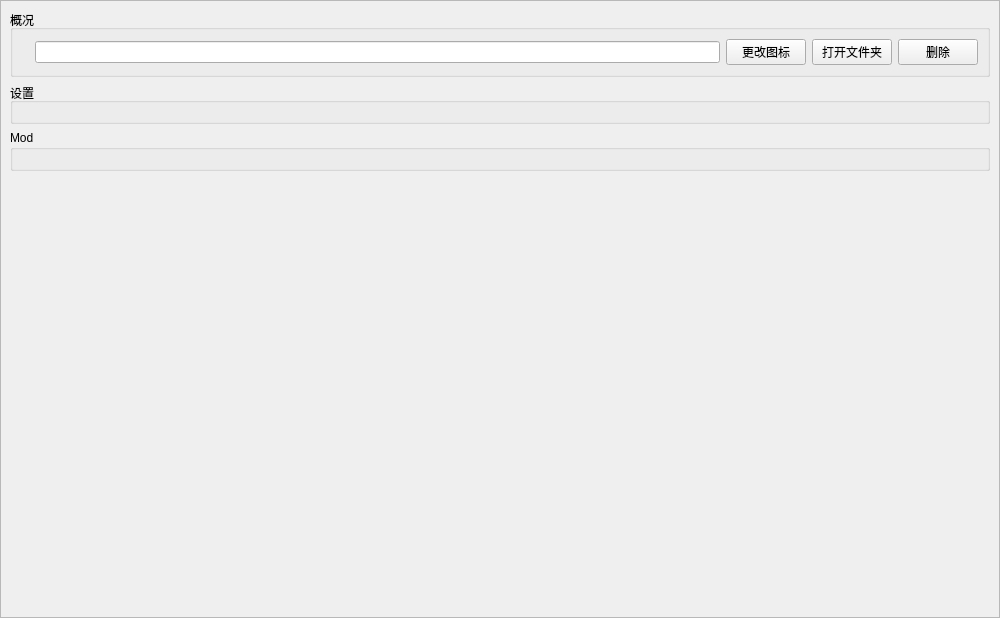
<?xml version="1.0" encoding="UTF-8"?>
<ui version="4.0">
 <class>GameManager</class>
 <widget class="QWidget" name="GameManager">
  <property name="geometry">
   <rect>
    <x>0</x>
    <y>0</y>
    <width>1000</width>
    <height>618</height>
   </rect>
  </property>
  <property name="windowTitle">
   <string>游戏管理</string>
  </property>
  <layout class="QGridLayout" name="gridLayout">
   <property name="leftMargin">
    <number>0</number>
   </property>
   <property name="topMargin">
    <number>0</number>
   </property>
   <property name="rightMargin">
    <number>0</number>
   </property>
   <property name="bottomMargin">
    <number>0</number>
   </property>
   <property name="spacing">
    <number>0</number>
   </property>
   <item row="0" column="0">
    <widget class="QScrollArea" name="scrollArea">
     <property name="widgetResizable">
      <bool>true</bool>
     </property>
     <widget class="QWidget" name="scrollAreaWidgetContents">
      <property name="geometry">
       <rect>
        <x>0</x>
        <y>0</y>
        <width>998</width>
        <height>616</height>
       </rect>
      </property>
      <layout class="QGridLayout" name="gridLayout_2">
       <item row="2" column="0">
        <widget class="QGroupBox" name="gb_mods">
         <property name="title">
          <string>Mod</string>
         </property>
         <layout class="QGridLayout" name="gl_mods">
          <item row="0" column="0">
           <spacer name="horizontalSpacer">
            <property name="orientation">
             <enum>Qt::Horizontal</enum>
            </property>
            <property name="sizeType">
             <enum>QSizePolicy::Minimum</enum>
            </property>
            <property name="sizeHint" stdset="0">
             <size>
              <width>0</width>
              <height>0</height>
             </size>
            </property>
           </spacer>
          </item>
          <item row="0" column="1">
           <spacer name="horizontalSpacer_2">
            <property name="orientation">
             <enum>Qt::Horizontal</enum>
            </property>
            <property name="sizeType">
             <enum>QSizePolicy::Expanding</enum>
            </property>
            <property name="sizeHint" stdset="0">
             <size>
              <width>0</width>
              <height>0</height>
             </size>
            </property>
           </spacer>
          </item>
         </layout>
        </widget>
       </item>
       <item row="0" column="0">
        <widget class="QGroupBox" name="groupBox">
         <property name="title">
          <string>概况</string>
         </property>
         <layout class="QGridLayout" name="gl_summary">
          <item row="0" column="3">
           <widget class="QPushButton" name="pb_opendirectory">
            <property name="text">
             <string>打开文件夹</string>
            </property>
           </widget>
          </item>
          <item row="0" column="4">
           <widget class="QPushButton" name="pb_delete">
            <property name="text">
             <string>删除</string>
            </property>
           </widget>
          </item>
          <item row="0" column="0">
           <widget class="QLabel" name="l_logo">
            <property name="text">
             <string/>
            </property>
           </widget>
          </item>
          <item row="0" column="1">
           <widget class="QLineEdit" name="le_name"/>
          </item>
          <item row="0" column="2">
           <widget class="QPushButton" name="pb_changelogo">
            <property name="text">
             <string>更改图标</string>
            </property>
           </widget>
          </item>
         </layout>
        </widget>
       </item>
       <item row="1" column="0">
        <widget class="QGroupBox" name="gb_setting">
         <property name="title">
          <string>设置</string>
         </property>
         <layout class="QGridLayout" name="gl_setting"/>
        </widget>
       </item>
       <item row="3" column="0">
        <spacer name="verticalSpacer">
         <property name="orientation">
          <enum>Qt::Vertical</enum>
         </property>
         <property name="sizeHint" stdset="0">
          <size>
           <width>0</width>
           <height>0</height>
          </size>
         </property>
        </spacer>
       </item>
      </layout>
     </widget>
    </widget>
   </item>
  </layout>
 </widget>
 <resources/>
 <connections/>
</ui>
